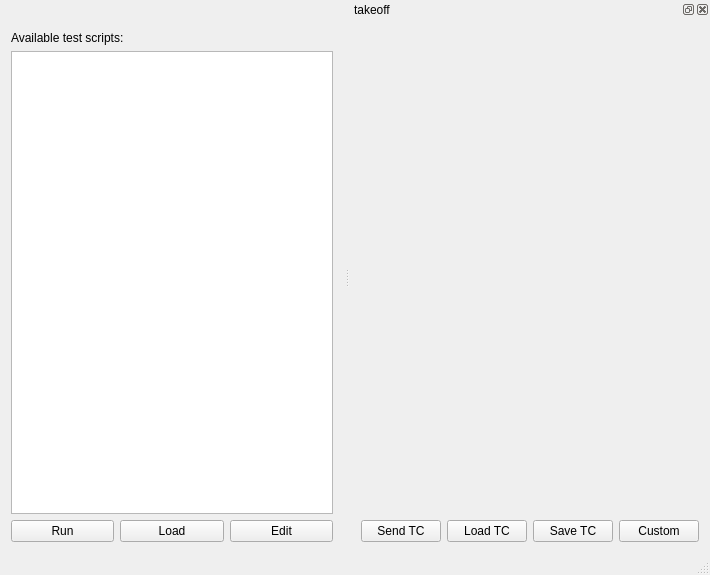
<?xml version="1.0" encoding="UTF-8"?>
<ui version="4.0">
 <class>MainWindow</class>
 <widget class="TasteMainWindow" name="MainWindow">
  <property name="geometry">
   <rect>
    <x>0</x>
    <y>0</y>
    <width>710</width>
    <height>575</height>
   </rect>
  </property>
  <property name="windowTitle">
   <string>gcs</string>
  </property>
  <property name="tabShape">
   <enum>QTabWidget::Rounded</enum>
  </property>
  <property name="dockOptions">
   <set>QMainWindow::AllowNestedDocks|QMainWindow::AllowTabbedDocks|QMainWindow::AnimatedDocks</set>
  </property>
  <widget class="QWidget" name="centralWidget">
  <layout class="QVBoxLayout" name="verticalLayout">
     <item>
      <widget class="QLabel" name="tasteLogo" native="true">
       <property name="pixmap">
        <pixmap>tasteLogo_white.png</pixmap>
       </property>
      </widget>
     </item>
     <item>
      <widget class="QLabel" name="instructions" native="true">
       <property name="text">
        <string>Available test scripts:</string>
       </property>
      </widget>
     </item>
     <item>
      <widget class="QListWidget" name="msc" native="true"/>
     </item>
     <item>
      <layout class="QHBoxLayout" name="horizontalLayout">
       <item>
        <widget class="QPushButton" name="runMSC">
         <property name="text">
          <string>Run</string>
         </property>
        </widget>
       </item>
       <item>
        <widget class="QPushButton" name="loadMSC">
         <property name="text">
          <string>Load</string>
         </property>
        </widget>
       </item>
       <item>
        <widget class="QPushButton" name="editMSC">
         <property name="text">
          <string>Edit</string>
         </property>
        </widget>
       </item>
      </layout>
     </item>
    </layout>
   </widget>
   <widget class="QStatusBar" name="statusBar"/>
  <widget class="QDockWidget" name="tc_0">
   <property name="allowedAreas">
    <set>Qt::RightDockWidgetArea</set>
   </property>
   <property name="windowTitle">
    <string>takeoff</string>
   </property>
   <attribute name="dockWidgetArea">
    <number>2</number>
   </attribute>
   <widget class="QWidget" name="dockWidgetContents">
    <layout class="QVBoxLayout" name="verticalLayout">
     <item>
      <widget class="asn1Editor" name="takeoff" native="true"/>
     </item>
     <item>
      <layout class="QHBoxLayout" name="horizontalLayout">
       <item>
        <widget class="QPushButton" name="sendButton">
         <property name="text">
          <string>Send TC</string>
         </property>
        </widget>
       </item>
       <item>
        <widget class="QPushButton" name="loadButton">
         <property name="text">
          <string>Load TC</string>
         </property>
        </widget>
       </item>
       <item>
        <widget class="QPushButton" name="saveButton">
         <property name="text">
          <string>Save TC</string>
         </property>
        </widget>
       </item>
       <item>
        <widget class="QPushButton" name="customCombo">
         <property name="text">
          <string>Custom</string>
         </property>
        </widget>
       </item>
      </layout>
     </item>
    </layout>
   </widget>
  </widget>
 </widget>
 <layoutdefault spacing="6" margin="11"/>
 <customwidgets>
     <customwidget>
          <class>asn1Editor</class>
          <extends>QWidget</extends>
          <header>asn1_value_editor</header>
     </customwidget>
     <customwidget>
          <class>asn1Viewer</class>
          <extends>QWidget</extends>
          <header>asn1_value_editor</header>
     </customwidget>
     <customwidget>
          <class>TasteMainWindow</class>
          <extends>QMainWindow</extends>
          <header>TasteMainWindow</header>
     </customwidget>
 </customwidgets>
 <resources/>
 <connections/>
</ui>
